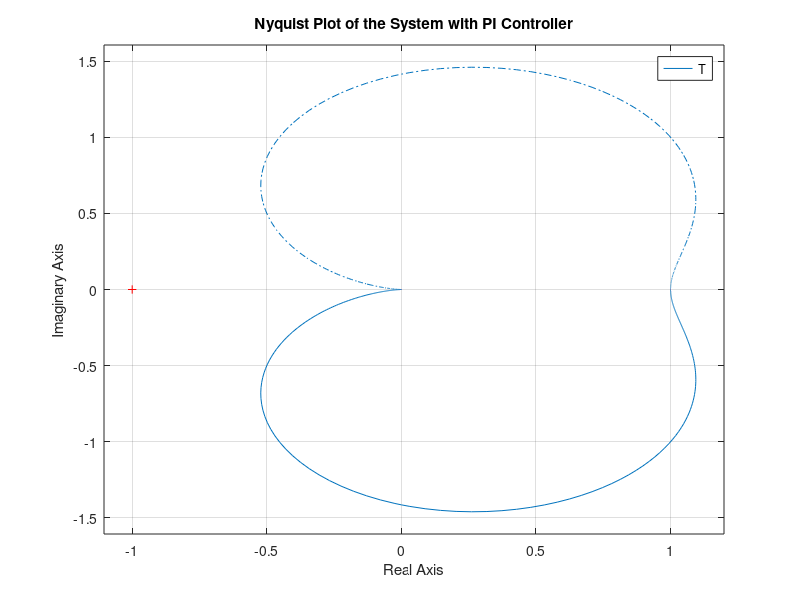

Recreate this plot in MATLAB.
J = 0.01;
b = 0.1;
K = 0.01;
R = 1;
L = 0.5;

s = tf('s');
G = K / ((J*s + b) * (L*s + R) + K^2);

Kp = 100;
Ki = 200;

C = Kp + Ki/s;

T = feedback(G*C, 1);

figure;
nyquist(T);
grid on;
title('Nyquist Plot of the System with PI Controller');
